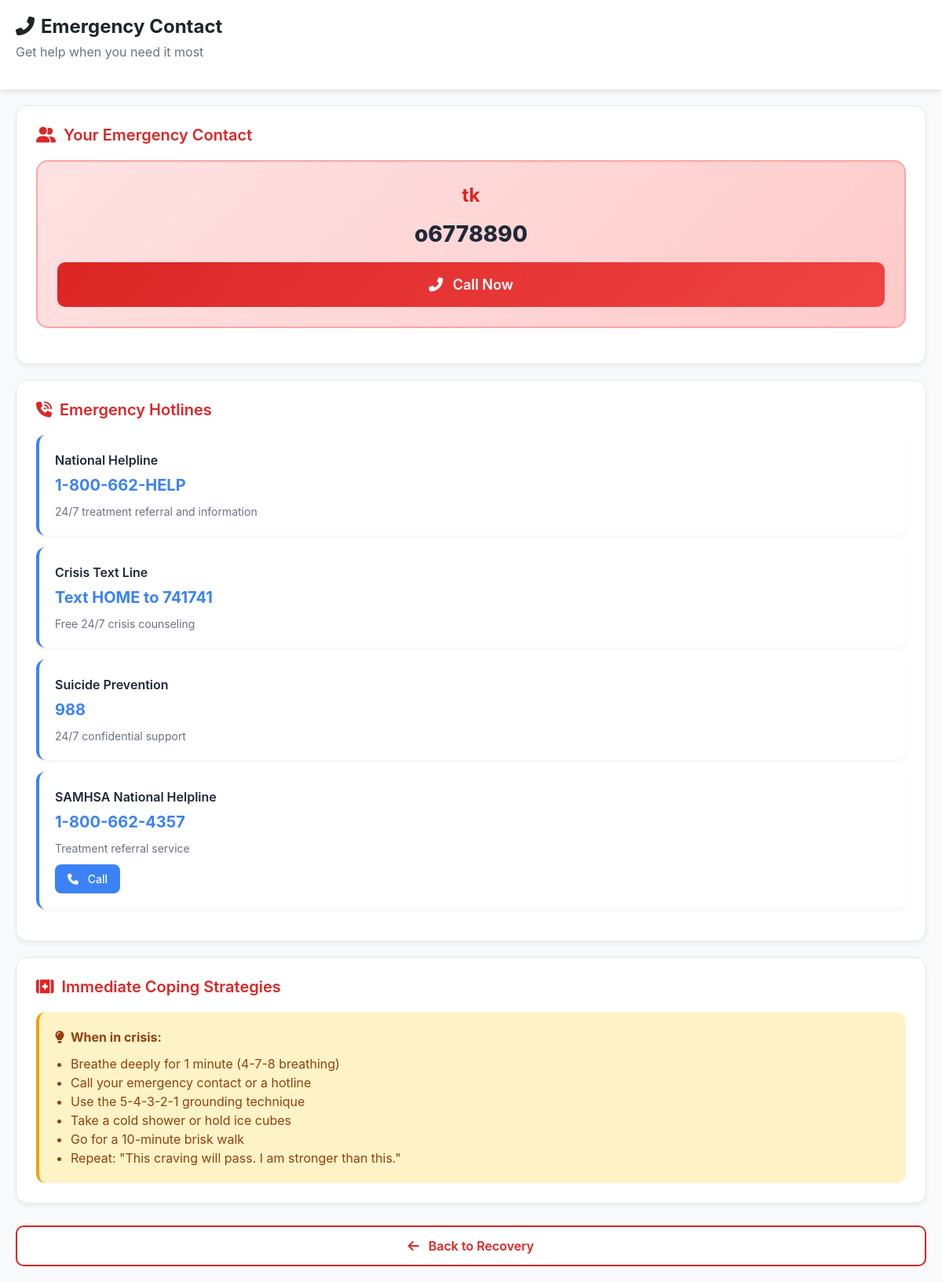
Page /emergency-contact.php (signed in) on the committed database.
### tables this page shows
CREATE TABLE `addiction_breaker_programs` (
  `id` int(11) NOT NULL,
  `user_id` int(11) DEFAULT NULL,
  `program_type` enum('substance','focus','healing','comprehensive') DEFAULT NULL,
  `addiction_type` varchar(100) DEFAULT NULL,
  `severity_level` enum('low','moderate','high','severe') DEFAULT 'moderate',
  `start_date` date DEFAULT NULL,
  `target_end_date` date DEFAULT NULL,
  `current_streak` int(11) DEFAULT 0,
  `longest_streak` int(11) DEFAULT 0,
  `total_clean_days` int(11) DEFAULT 0,
  `relapse_count` int(11) DEFAULT 0,
  `last_relapse_date` date DEFAULT NULL,
  `current_stage` enum('assessment','commitment','detox','recovery','maintenance','graduated') DEFAULT 'assessment',
  `progress_percentage` decimal(5,2) DEFAULT 0.00,
  `emergency_contact_name` varchar(100) DEFAULT NULL,
  `emergency_contact_phone` varchar(20) DEFAULT NULL,
  `emergency_contact_relation` varchar(50) DEFAULT NULL,
  `support_group_id` int(11) DEFAULT NULL,
  `daily_checkin_time` time DEFAULT NULL,
  `trigger_alerts_enabled` tinyint(1) DEFAULT 1,
  `progress_shared` tinyint(1) DEFAULT 0,
  `created_at` timestamp NOT NULL DEFAULT current_timestamp(),
  `updated_at` timestamp NOT NULL DEFAULT current_timestamp() ON UPDATE current_timestamp()
);

### emergency-contact.php (the view, shortened to what this page needs)
<?php
include "config.php";
$user_id = $_SESSION['user_id'];
$query = "SELECT emergency_contact_name, emergency_contact_phone,
                 emergency_contact_relation
          FROM addiction_breaker_programs
          WHERE user_id = ?";
$stmt = $conn->prepare($query);
$stmt->bind_param("i", $user_id);
$stmt->execute();
$result = $stmt->get_result();
$has_contact = false;
$contact_info = null;
if ($result->num_rows > 0) {
    $has_contact = true;
    $contact_info = $result->fetch_assoc();
}
$hotlines = [
    [
        'name' => 'National Helpline',
        'number' => '1-800-662-HELP',
        'description' => '24/7 treatment referral and information'
    ],
    [
        'name' => 'Crisis Text Line',
        'number' => 'Text HOME to 741741',
        'description' => 'Free 24/7 crisis counseling'
    ],
    [
        'name' => 'Suicide Prevention',
        'number' => '988',
        'description' => '24/7 confidential support'
    ],
    [
        'name' => 'SAMHSA National Helpline',
        'number' => '1-800-662-4357',
        'description' => 'Treatment referral service'
    ]
];
?>
<!DOCTYPE html>
<html lang="en">
<head>
    <link href="https://cdn.jsdelivr.net/npm/bootstrap@5.3.2/dist/css/bootstrap.min.css" rel="stylesheet">
    <link rel="stylesheet" href="https://cdnjs.cloudflare.com/ajax/libs/font-awesome/6.4.0/css/all.min.css">
</head>
<body>
    <div class="header">
        <h1 style="font-size: 24px; font-weight: 700; margin-bottom: 5px;">
            <i class="fas fa-phone-alt me-2"></i>Emergency Contact
        </h1>
        <p style="color: #6b7280;">Get help when you need it most</p>
    </div>
    <div class="section">
        <h2 class="section-title">
            <i class="fas fa-user-friends"></i>
            Your Emergency Contact
        </h2>
        <?php if ($has_contact && $contact_info['emergency_contact_name']): ?>
        <div class="contact-card">
            <div class="contact-name"><?php echo htmlspecialchars($contact_info['emergency_contact_name']); ?></div>
            <div class="contact-number"><?php echo htmlspecialchars($contact_info['emergency_contact_phone']); ?></div>
            <a href="tel:<?php echo urlencode($contact_info['emergency_contact_phone']); ?>" class="btn-call">
                <i class="fas fa-phone-alt me-2"></i> Call Now
            </a>
        </div>
        <?php endif; ?>
    </div>
    <div class="section">
        <h2 class="section-title">
            <i class="fas fa-phone-volume"></i>
            Emergency Hotlines
        </h2>
        <?php foreach ($hotlines as $hotline): ?>
        <div class="hotline-card">
            <div class="hotline-name"><?php echo $hotline['name']; ?></div>
            <div class="hotline-number"><?php echo $hotline['number']; ?></div>
            <div class="hotline-desc"><?php echo $hotline['description']; ?></div>
            <?php
            $phone_number = preg_replace('/[^0-9]/', '', $hotline['number']);
            if (strlen($phone_number) >= 10):
            ?>
            <a href="tel:<?php echo $phone_number; ?>" style="
                display: inline-block;
                background: #3b82f6;
                color: white;
                padding: 8px 16px;
                border-radius: 8px;
                text-decoration: none;
                font-size: 14px;
                font-weight: 500;
                margin-top: 10px;
            ">
                <i class="fas fa-phone me-2"></i> Call
            </a>
            <?php endif; ?>
        </div>
        <?php endforeach; ?>
    </div>
    <div class="section">
        <h2 class="section-title">
            <i class="fas fa-first-aid"></i>
            Immediate Coping Strategies
        </h2>
        <div class="coping-tips">
            <strong style="color: #92400e; display: block; margin-bottom: 10px;">
                <i class="fas fa-lightbulb me-2"></i>When in crisis:
            </strong>
            <ul style="color: #92400e; padding-left: 20px; margin-bottom: 0;">
                <li>Breathe deeply for 1 minute (4-7-8 breathing)</li>
                <li>Call your emergency contact or a hotline</li>
                <li>Use the 5-4-3-2-1 grounding technique</li>
                <li>Take a cold shower or hold ice cubes</li>
                <li>Go for a 10-minute brisk walk</li>
                <li>Repeat: "This craving will pass. I am stronger than this."</li>
            </ul>
        </div>
    </div>
    <a href="addiction.php" class="back-btn">
        <i class="fas fa-arrow-left me-2"></i> Back to Recovery
    </a>
</body>
</html>

### emergency-contact.php (style rules this page uses)
:root { --primary-color: #dc2626; }
body { background: #f8fafc; font-family: 'Inter', sans-serif; padding-bottom: 80px; }
.header { background: white; padding: 20px; box-shadow: 0 4px 6px -1px rgba(0, 0, 0, 0.1); position: sticky; top: 0; z-index: 100; }
.section { background: white; border-radius: 15px; padding: 25px; margin: 20px; box-shadow: 0 4px 6px rgba(0, 0, 0, 0.05); border: 1px solid #e5e7eb; }
.section-title { font-size: 20px; font-weight: 600; margin-bottom: 20px; color: var(--primary-color); display: flex; align-items: center; gap: 10px; }
.contact-card { background: linear-gradient(135deg, #fee2e2 0%, #fecaca 100%); border-radius: 15px; padding: 25px; text-align: center; margin-bottom: 20px; border: 2px solid #fca5a5; }
.contact-name { font-size: 24px; font-weight: 700; color: #dc2626; margin-bottom: 10px; }
.contact-number { font-size: 28px; font-weight: 800; color: #1f2937; margin-bottom: 15px; }
.btn-call { background: linear-gradient(135deg, #dc2626 0%, #ef4444 100%); color: white; border: none; padding: 15px 30px; border-radius: 10px; font-size: 18px; font-weight: 600; cursor: pointer; transition: all 0.3s ease; width: 100%; text-decoration: none; display: block; }
.hotline-card { background: white; border-radius: 12px; padding: 20px; margin-bottom: 15px; border-left: 4px solid #3b82f6; box-shadow: 0 2px 4px rgba(0, 0, 0, 0.05); }
.hotline-name { font-size: 16px; font-weight: 600; color: #1f2937; margin-bottom: 5px; }
.hotline-number { font-size: 20px; font-weight: 700; color: #3b82f6; margin-bottom: 8px; }
.hotline-desc { font-size: 14px; color: #6b7280; }
.coping-tips { background: #fef3c7; border-radius: 12px; padding: 20px; margin-top: 20px; border-left: 4px solid #f59e0b; }
.back-btn { position: fixed; bottom: 20px; left: 20px; right: 20px; background: white; color: var(--primary-color); border: 2px solid var(--primary-color); padding: 12px; border-radius: 10px; font-weight: 600; text-decoration: none; text-align: center; z-index: 100; }

### rows in the picture
addiction_breaker_programs: emergency_contact_name "tk", emergency_contact_phone "o6778890"

### other values in the picture
$hotline['name'] "National Helpline"
$hotline['number'] "1-800-662-HELP"
$hotline['description'] "24/7 treatment referral and information"
$hotline['name'] "Crisis Text Line"
$hotline['number'] "Text HOME to 741741"
$hotline['description'] "Free 24/7 crisis counseling"
$hotline['name'] "Suicide Prevention"
$hotline['number'] "988"
$hotline['description'] "24/7 confidential support"
$hotline['name'] "SAMHSA National Helpline"
$hotline['number'] "1-800-662-4357"
$hotline['description'] "Treatment referral service"
